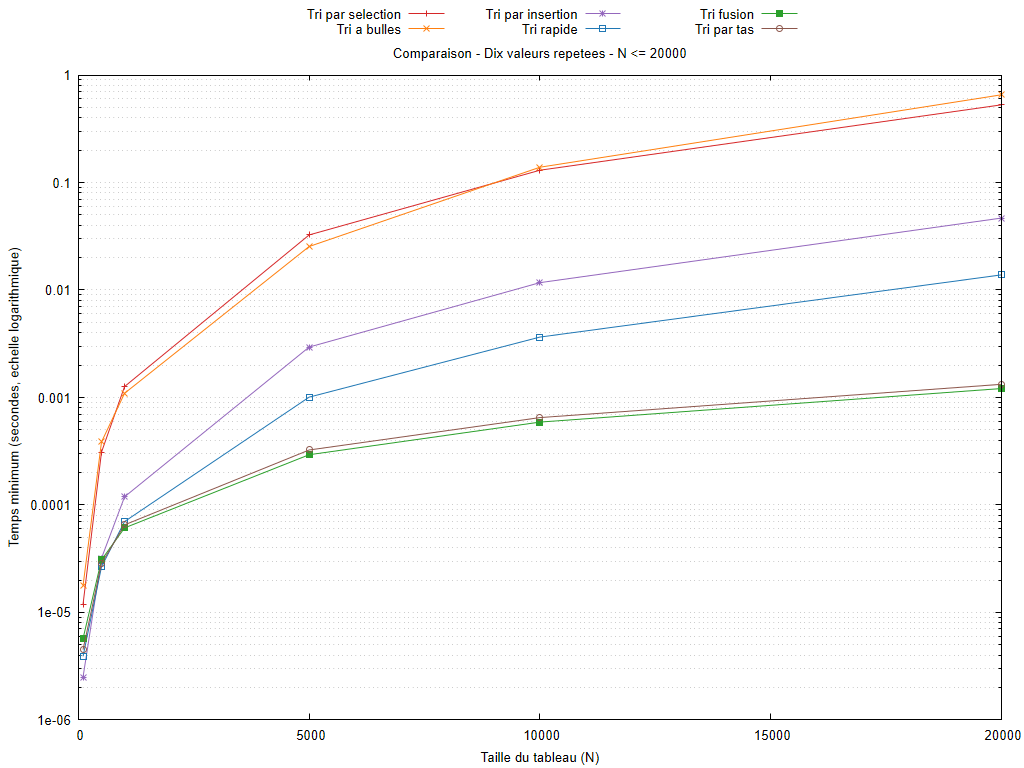

The gnuplot source for this figure:
set encoding utf8
set terminal pngcairo size 1024,768 font 'Arial,10'
set output 'graphiques/20261010_184935/comparaisons/valeurs_repetees_algos_3f_max_20000_log.png'
set datafile missing 'non_mesure'
set datafile separator ';'
set title 'Comparaison - Dix valeurs repetees - N <= 20000'
set xlabel 'Taille du tableau (N)'
set ylabel 'Temps minimum (secondes, echelle logarithmique)'
set logscale y 10
set format y '%.3g'
set grid ytics mytics
set key outside top center horizontal maxcols 3
set xrange [0:20000]
plot 'resultats/20261010_184935/valeurs_repetees.csv' every ::1 using 1:(column(1)<=20000 && column(2)>0 ? column(2) : 1/0) title 'Tri par selection' with linespoints lc rgb '#d62728', 'resultats/20261010_184935/valeurs_repetees.csv' every ::1 using 1:(column(1)<=20000 && column(4)>0 ? column(4) : 1/0) title 'Tri a bulles' with linespoints lc rgb '#ff7f0e', 'resultats/20261010_184935/valeurs_repetees.csv' every ::1 using 1:(column(1)<=20000 && column(6)>0 ? column(6) : 1/0) title 'Tri par insertion' with linespoints lc rgb '#9467bd', 'resultats/20261010_184935/valeurs_repetees.csv' every ::1 using 1:(column(1)<=20000 && column(8)>0 ? column(8) : 1/0) title 'Tri rapide' with linespoints lc rgb '#1f77b4', 'resultats/20261010_184935/valeurs_repetees.csv' every ::1 using 1:(column(1)<=20000 && column(10)>0 ? column(10) : 1/0) title 'Tri fusion' with linespoints lc rgb '#2ca02c', 'resultats/20261010_184935/valeurs_repetees.csv' every ::1 using 1:(column(1)<=20000 && column(12)>0 ? column(12) : 1/0) title 'Tri par tas' with linespoints lc rgb '#8c564b'
unset output
